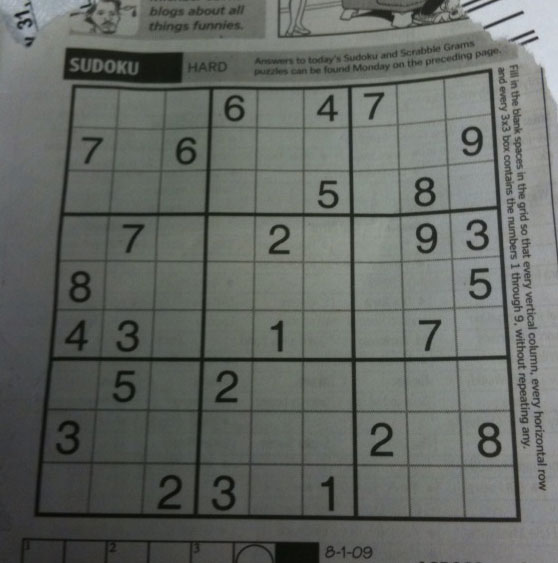
#> input picture Images/sudoku.png, 558 x 563 px, found by its file name
$ python hough_line_transform_opencv_python.py
#> lines starting #> are read from the running program, lines starting #| are printed output that depends on the picture; after the words box and inside, x2 and y2 are one past the last pixel; in counts of white or black regions, pixels touching at a corner belong together
import cv2
import numpy as np

img = cv2.imread("sudoku.png")
#> img is the input picture: shape (563, 558, 3); mean B, G, R 99.5, 104.1, 100
gray = cv2.cvtColor(img, cv2.COLOR_BGR2GRAY)
edges = cv2.Canny(gray, 50, 150, apertureSize=3)
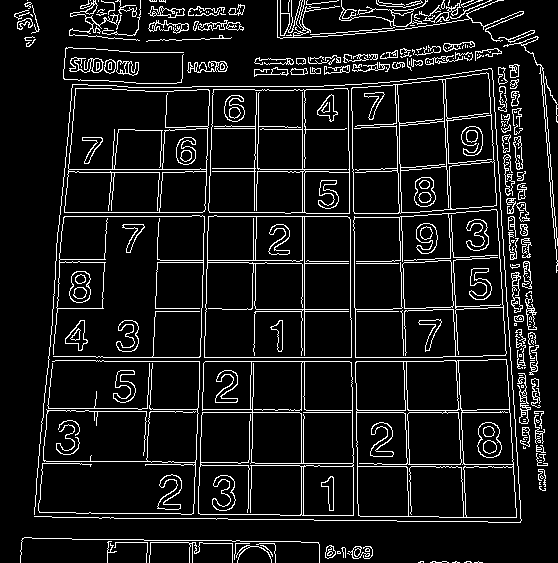
#> edges: shape (563, 558); 9.4% white in thin lines or dots
cv2.imshow('Edges', edges)
lines = cv2.HoughLines(edges, 1, np.pi / 180, 200)
#> lines = 29 rows, first 8: [361, 1.57], [357, 1.57], [304, 0], [412, 1.57], [212, 0.0349], [216, 0.0349], [216, 1.57], [-349, 3.12]

for line in lines:
    rho, theta = line[0]

    a = np.sin(theta)
    b = np.cos(theta)

    x0 = a*rho
    y0 = b*rho

    # x1 stores the rounded off value of (r * cos(theta) - 1000 * sin(theta))
    x1 = int(x0 + 1000 * (-b))
    # y1 stores the rounded off value of (r * sin(theta)+ 1000 * cos(theta))
    y1 = int(y0 + 1000 * (a))
    # x2 stores the rounded off value of (r * cos(theta)+ 1000 * sin(theta))
    x2 = int(x0 - 1000 * (-b))
    # y2 stores the rounded off value of (r * sin(theta)- 1000 * cos(theta))
    y2 = int(y0 - 1000 * (a))
    cv2.line(img, (x1, y1), (x2, y2), (0, 0, 255), 2)
#> this loop made 29 passes
#> (rho, theta, a, b, x0, y0, x1, y1) on passes 1 to 12: (361, 1.57, 1, -4.37e-08, 361, -1.58e-05, 361, 999), (357, 1.57, 1, -4.37e-08, 357, -1.56e-05, 357, 999), (304, 0, 0, 1, 0, 304, -1000, 304), (412, 1.57, 1, -4.37e-08, 412, -1.8e-05, 412, 999), (212, 0.0349, 0.0349, 0.999, 7.4, 211.9, -991, 246), (216, 0.0349, 0.0349, 0.999, 7.54, 215.9, -991, 250), (216, 1.57, 1, -4.37e-08, 216, -9.44e-06, 216, 999), (-349, 3.12, 0.0175, -1, -6.09, 348.9, 993, 366), (169, 1.57, 1, -4.37e-08, 169, -7.39e-06, 169, 999), (257, 0.0175, 0.0175, 1, 4.49, 257, -995, 274), (212, 1.57, 1, -4.37e-08, 212, -9.27e-06, 212, 999), (-393, 3.11, 0.0349, -0.999, -13.72, 392.8, 985, 427)
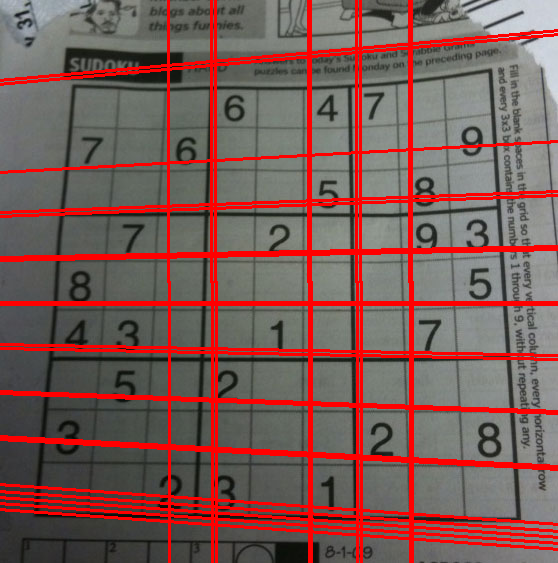
#> img: shape (563, 558, 3); 14.34% of pixels changed, all inside (x1, y1, x2, y2) = (0, 0, 558, 563)

cv2.imshow("Image", img)
cv2.waitKey(0)
cv2.destroyAllWindows()
